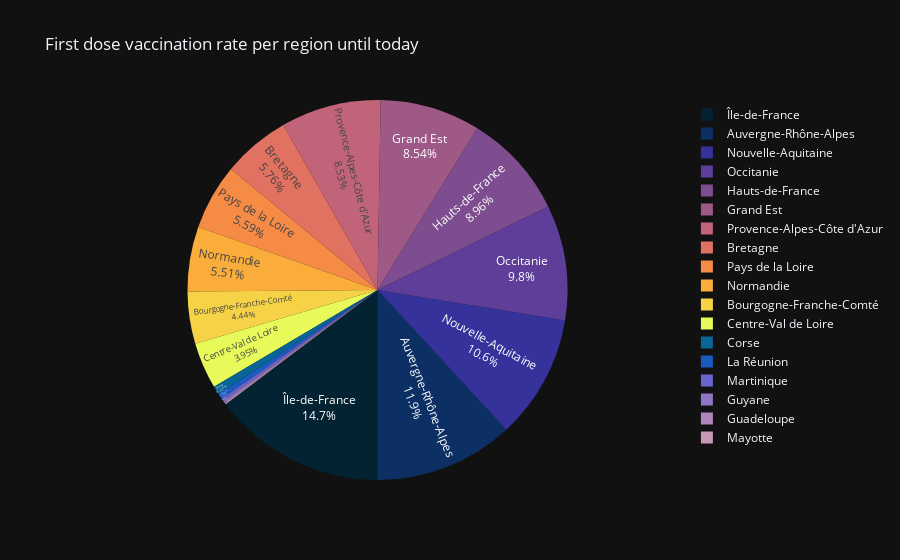

The cell this chart's notebook holds for it:
### Code cell
#Pie chart
pie_chart.piechart(criterion='vaccination', template='plotly_dark', num_dose='1')

### Figure 1 — Plotly figure (JSON) as saved in the notebook; plotly's stock layout.template omitted (floating-point values rounded to 4 significant figures)
{"data": [{"domain": {"x": [0, 1], "y": [0, 1]}, "hovertemplate": "Region name=%{label}<br>First vaccine doses administered till today=%{value}<extra></extra>", "labels": ["Auvergne-Rhône-Alpes", "Bourgogne-Franche-Comté", "Bretagne", "Centre-Val de Loire", "Corse", "Grand Est", "Guadeloupe", "Guyane", "Hauts-de-France", "La Réunion", "Martinique", "Mayotte", "Normandie", "Nouvelle-Aquitaine", "Occitanie", "Pays de la Loire", "Provence-Alpes-Côte d'Azur", "Île-de-France"], "legendgroup": "", "name": "", "rotation": 180, "showlegend": true, "textinfo": "percent+label", "textposition": "inside", "type": "pie", "values": [1605784, 601284, 780038, 534726, 95499, 1156139, 15853, 18634, 1213253, 63599, 32496, 12640, 745856, 1432770, 1327680, 757699, 1154925, 1993928]}], "layout": {"legend": {"tracegroupgap": 0}, "piecolorway": ["rgb(3, 35, 51)", "rgb(13, 48, 100)", "rgb(53, 50, 155)", "rgb(93, 62, 153)", "rgb(126, 77, 143)", "rgb(158, 89, 135)", "rgb(193, 100, 121)", "rgb(225, 113, 97)", "rgb(246, 139, 69)", "rgb(251, 173, 60)", "rgb(246, 211, 70)", "rgb(231, 250, 90)"], "title": {"text": "First dose vaccination rate per region until today"}}}
